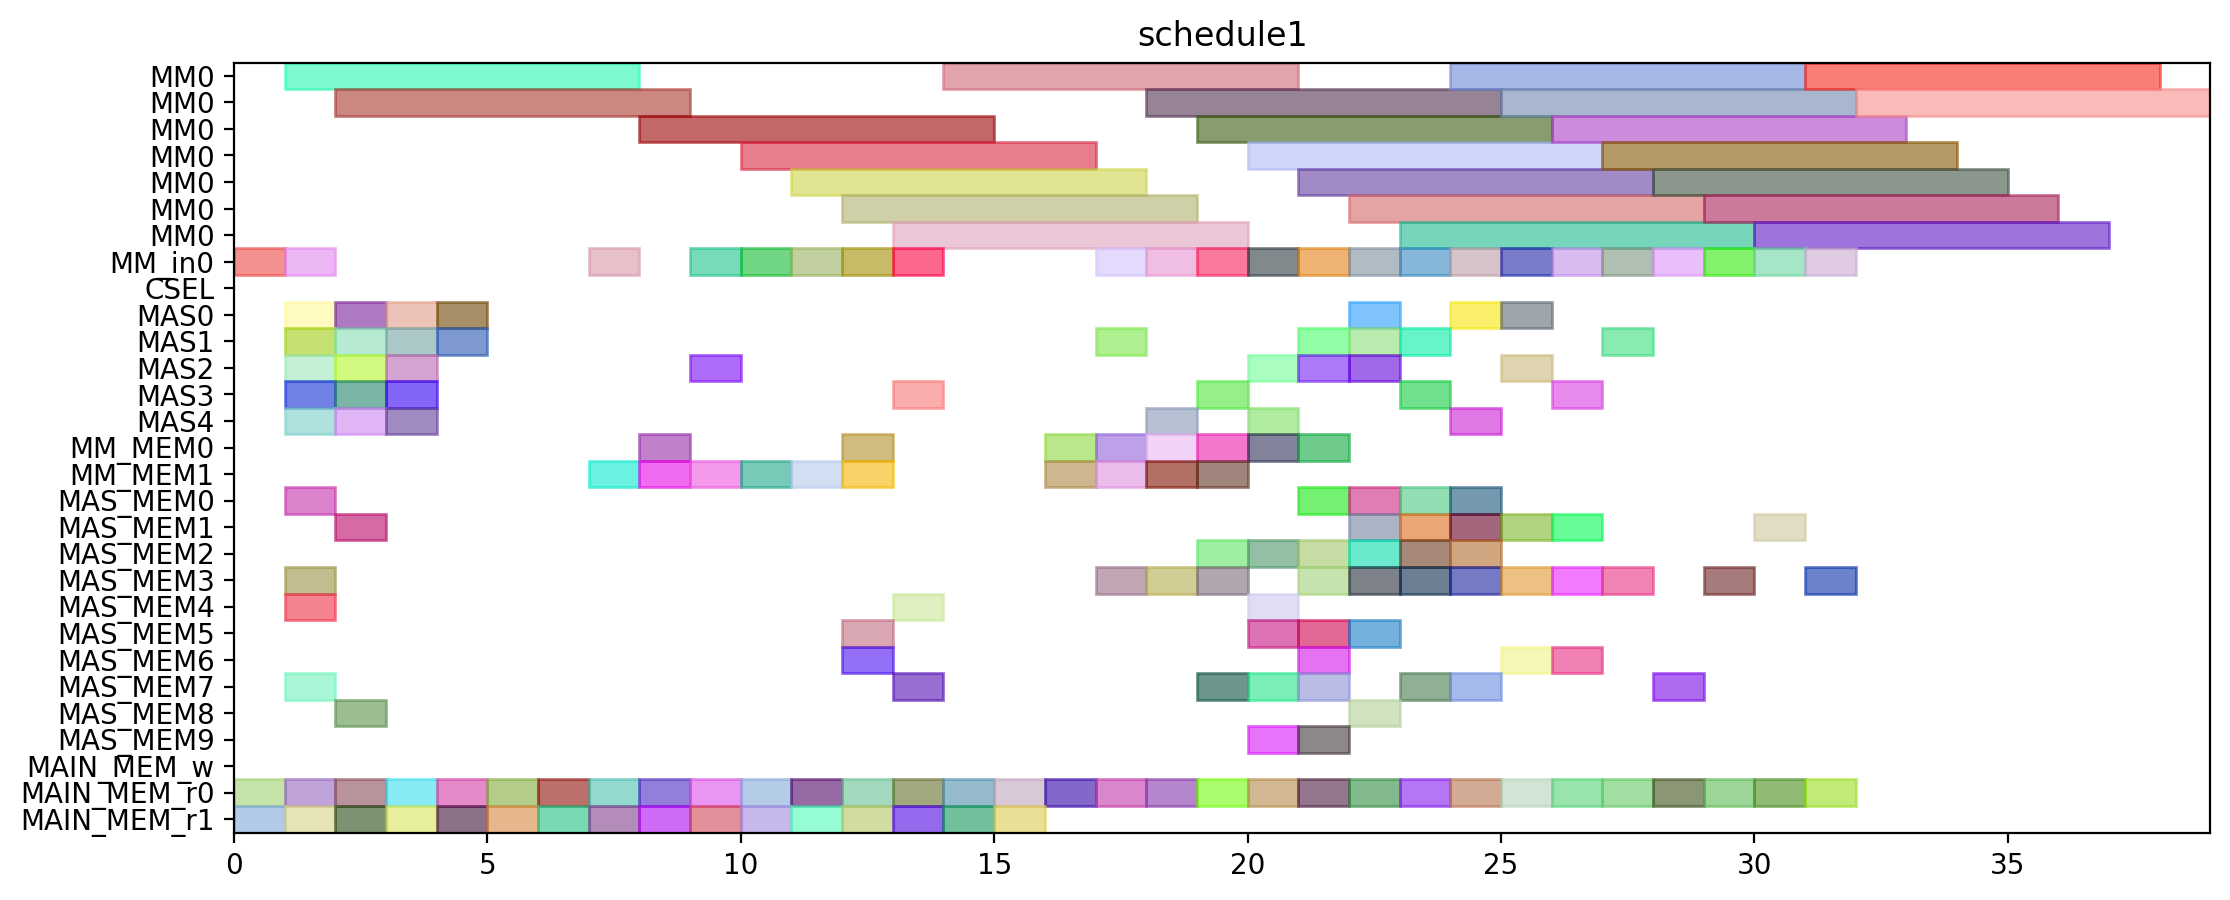

Source code (Python):
from pyschedule import Scenario, solvers, plotters, alt


def solve():
	horizon = 110
	S = Scenario("schedule1", horizon=horizon)

	# resource
	MM = S.Resources('MM', num=1, size=7)
	MM_in = S.Resources('MM_in', num=1)
	CSEL = S.Resource('CSEL')
	MAS = S.Resources('MAS', num=5, size=1, periods=range(1, horizon))
	MM_MEM = S.Resources('MM_MEM', num=2)
	MAS_MEM = S.Resources('MAS_MEM', num=10)
	MAIN_MEM_w = S.Resource('MAIN_MEM_w', size=1)
	MAIN_MEM_r = S.Resources('MAIN_MEM_r', num=2)

	# result of previous scheduling
	c2_t20_mem1 = S.Task('c2_t20_mem1', length=1, delay_cost=1)
	S += c2_t20_mem1 >= 0
	c2_t20_mem1 += MAIN_MEM_r[1]

	c_qinv0_t2_mem0 = S.Task('c_qinv0_t2_mem0', length=1, delay_cost=1)
	S += c_qinv0_t2_mem0 >= 0
	c_qinv0_t2_mem0 += MAIN_MEM_r[0]

	c_qinv_denom_inv1__in = S.Task('c_qinv_denom_inv1__in', length=1, delay_cost=1)
	S += c_qinv_denom_inv1__in >= 0
	c_qinv_denom_inv1__in += MM_in[0]

	c0_t20 = S.Task('c0_t20', length=1, delay_cost=1)
	S += c0_t20 >= 1
	c0_t20 += MAS[4]

	c1_t20 = S.Task('c1_t20', length=1, delay_cost=1)
	S += c1_t20 >= 1
	c1_t20 += MAS[0]

	c1_t21 = S.Task('c1_t21', length=1, delay_cost=1)
	S += c1_t21 >= 1
	c1_t21 += MAS[1]

	c1_t4_t2_mem0 = S.Task('c1_t4_t2_mem0', length=1, delay_cost=1)
	S += c1_t4_t2_mem0 >= 1
	c1_t4_t2_mem0 += MAS_MEM[0]

	c1_t4_t2_mem1 = S.Task('c1_t4_t2_mem1', length=1, delay_cost=1)
	S += c1_t4_t2_mem1 >= 1
	c1_t4_t2_mem1 += MAS_MEM[3]

	c2_t20 = S.Task('c2_t20', length=1, delay_cost=1)
	S += c2_t20 >= 1
	c2_t20 += MAS[2]

	c2_t21 = S.Task('c2_t21', length=1, delay_cost=1)
	S += c2_t21 >= 1
	c2_t21 += MAS[3]

	c2_t21_mem1 = S.Task('c2_t21_mem1', length=1, delay_cost=1)
	S += c2_t21_mem1 >= 1
	c2_t21_mem1 += MAIN_MEM_r[1]

	c2_t4_t2_mem0 = S.Task('c2_t4_t2_mem0', length=1, delay_cost=1)
	S += c2_t4_t2_mem0 >= 1
	c2_t4_t2_mem0 += MAS_MEM[4]

	c2_t4_t2_mem1 = S.Task('c2_t4_t2_mem1', length=1, delay_cost=1)
	S += c2_t4_t2_mem1 >= 1
	c2_t4_t2_mem1 += MAS_MEM[7]

	c_qinv1__t0_mem0 = S.Task('c_qinv1__t0_mem0', length=1, delay_cost=1)
	S += c_qinv1__t0_mem0 >= 1
	c_qinv1__t0_mem0 += MAIN_MEM_r[0]

	c_qinv_denom_inv0_in = S.Task('c_qinv_denom_inv0_in', length=1, delay_cost=1)
	S += c_qinv_denom_inv0_in >= 1
	c_qinv_denom_inv0_in += MM_in[0]

	c_qinv_denom_inv1_ = S.Task('c_qinv_denom_inv1_', length=7, delay_cost=1)
	S += c_qinv_denom_inv1_ >= 1
	c_qinv_denom_inv1_ += MM[0]

	c0_t21 = S.Task('c0_t21', length=1, delay_cost=1)
	S += c0_t21 >= 2
	c0_t21 += MAS[0]

	c0_t4_t2_mem0 = S.Task('c0_t4_t2_mem0', length=1, delay_cost=1)
	S += c0_t4_t2_mem0 >= 2
	c0_t4_t2_mem0 += MAS_MEM[8]

	c0_t4_t2_mem1 = S.Task('c0_t4_t2_mem1', length=1, delay_cost=1)
	S += c0_t4_t2_mem1 >= 2
	c0_t4_t2_mem1 += MAS_MEM[1]

	c1_t1_t2_mem0 = S.Task('c1_t1_t2_mem0', length=1, delay_cost=1)
	S += c1_t1_t2_mem0 >= 2
	c1_t1_t2_mem0 += MAIN_MEM_r[0]

	c1_t20_mem1 = S.Task('c1_t20_mem1', length=1, delay_cost=1)
	S += c1_t20_mem1 >= 2
	c1_t20_mem1 += MAIN_MEM_r[1]

	c1_t4_t2 = S.Task('c1_t4_t2', length=1, delay_cost=1)
	S += c1_t4_t2 >= 2
	c1_t4_t2 += MAS[1]

	c2_t4_t2 = S.Task('c2_t4_t2', length=1, delay_cost=1)
	S += c2_t4_t2 >= 2
	c2_t4_t2 += MAS[4]

	c_qinv0_t2 = S.Task('c_qinv0_t2', length=1, delay_cost=1)
	S += c_qinv0_t2 >= 2
	c_qinv0_t2 += MAS[2]

	c_qinv1__t2 = S.Task('c_qinv1__t2', length=1, delay_cost=1)
	S += c_qinv1__t2 >= 2
	c_qinv1__t2 += MAS[3]

	c_qinv_denom_inv0 = S.Task('c_qinv_denom_inv0', length=7, delay_cost=1)
	S += c_qinv_denom_inv0 >= 2
	c_qinv_denom_inv0 += MM[0]

	c0_t1_t2 = S.Task('c0_t1_t2', length=1, delay_cost=1)
	S += c0_t1_t2 >= 3
	c0_t1_t2 += MAS[2]

	c0_t4_t2 = S.Task('c0_t4_t2', length=1, delay_cost=1)
	S += c0_t4_t2 >= 3
	c0_t4_t2 += MAS[0]

	c1_t0_t2 = S.Task('c1_t0_t2', length=1, delay_cost=1)
	S += c1_t0_t2 >= 3
	c1_t0_t2 += MAS[4]

	c2_t0_t2 = S.Task('c2_t0_t2', length=1, delay_cost=1)
	S += c2_t0_t2 >= 3
	c2_t0_t2 += MAS[1]

	c2_t0_t2_mem1 = S.Task('c2_t0_t2_mem1', length=1, delay_cost=1)
	S += c2_t0_t2_mem1 >= 3
	c2_t0_t2_mem1 += MAIN_MEM_r[1]

	c2_t1_t2 = S.Task('c2_t1_t2', length=1, delay_cost=1)
	S += c2_t1_t2 >= 3
	c2_t1_t2 += MAS[3]

	c2_t21_mem0 = S.Task('c2_t21_mem0', length=1, delay_cost=1)
	S += c2_t21_mem0 >= 3
	c2_t21_mem0 += MAIN_MEM_r[0]

	c0_t0_t2 = S.Task('c0_t0_t2', length=1, delay_cost=1)
	S += c0_t0_t2 >= 4
	c0_t0_t2 += MAS[0]

	c1_t1_t2 = S.Task('c1_t1_t2', length=1, delay_cost=1)
	S += c1_t1_t2 >= 4
	c1_t1_t2 += MAS[1]

	c1_t21_mem1 = S.Task('c1_t21_mem1', length=1, delay_cost=1)
	S += c1_t21_mem1 >= 4
	c1_t21_mem1 += MAIN_MEM_r[1]

	c_qinv_denom_inv1__mem0 = S.Task('c_qinv_denom_inv1__mem0', length=1, delay_cost=1)
	S += c_qinv_denom_inv1__mem0 >= 4
	c_qinv_denom_inv1__mem0 += MAIN_MEM_r[0]

	c_qinv0_t0_mem0 = S.Task('c_qinv0_t0_mem0', length=1, delay_cost=1)
	S += c_qinv0_t0_mem0 >= 5
	c_qinv0_t0_mem0 += MAIN_MEM_r[0]

	c_qinv_denom_inv1__mem1 = S.Task('c_qinv_denom_inv1__mem1', length=1, delay_cost=1)
	S += c_qinv_denom_inv1__mem1 >= 5
	c_qinv_denom_inv1__mem1 += MAIN_MEM_r[1]

	c0_t20_mem0 = S.Task('c0_t20_mem0', length=1, delay_cost=1)
	S += c0_t20_mem0 >= 6
	c0_t20_mem0 += MAIN_MEM_r[0]

	c_qinv1__t2_mem1 = S.Task('c_qinv1__t2_mem1', length=1, delay_cost=1)
	S += c_qinv1__t2_mem1 >= 6
	c_qinv1__t2_mem1 += MAIN_MEM_r[1]

	c1_t0_t2_mem0 = S.Task('c1_t0_t2_mem0', length=1, delay_cost=1)
	S += c1_t0_t2_mem0 >= 7
	c1_t0_t2_mem0 += MAIN_MEM_r[0]

	c_qinv0_t1_in = S.Task('c_qinv0_t1_in', length=1, delay_cost=1)
	S += c_qinv0_t1_in >= 7
	c_qinv0_t1_in += MM_in[0]

	c_qinv0_t1_mem1 = S.Task('c_qinv0_t1_mem1', length=1, delay_cost=1)
	S += c_qinv0_t1_mem1 >= 7
	c_qinv0_t1_mem1 += MM_MEM[1]

	c_qinv0_t2_mem1 = S.Task('c_qinv0_t2_mem1', length=1, delay_cost=1)
	S += c_qinv0_t2_mem1 >= 7
	c_qinv0_t2_mem1 += MAIN_MEM_r[1]

	c_qinv0_t1 = S.Task('c_qinv0_t1', length=7, delay_cost=1)
	S += c_qinv0_t1 >= 8
	c_qinv0_t1 += MM[0]

	c_qinv0_t1_mem0 = S.Task('c_qinv0_t1_mem0', length=1, delay_cost=1)
	S += c_qinv0_t1_mem0 >= 8
	c_qinv0_t1_mem0 += MAIN_MEM_r[0]

	c_qinv1__t3_mem0 = S.Task('c_qinv1__t3_mem0', length=1, delay_cost=1)
	S += c_qinv1__t3_mem0 >= 8
	c_qinv1__t3_mem0 += MM_MEM[0]

	c_qinv1__t3_mem1 = S.Task('c_qinv1__t3_mem1', length=1, delay_cost=1)
	S += c_qinv1__t3_mem1 >= 8
	c_qinv1__t3_mem1 += MM_MEM[1]

	c_qinv_denom_inv0_mem1 = S.Task('c_qinv_denom_inv0_mem1', length=1, delay_cost=1)
	S += c_qinv_denom_inv0_mem1 >= 8
	c_qinv_denom_inv0_mem1 += MAIN_MEM_r[1]

	c1_t0_t2_mem1 = S.Task('c1_t0_t2_mem1', length=1, delay_cost=1)
	S += c1_t0_t2_mem1 >= 9
	c1_t0_t2_mem1 += MAIN_MEM_r[1]

	c2_t20_mem0 = S.Task('c2_t20_mem0', length=1, delay_cost=1)
	S += c2_t20_mem0 >= 9
	c2_t20_mem0 += MAIN_MEM_r[0]

	c_qinv0_t0_in = S.Task('c_qinv0_t0_in', length=1, delay_cost=1)
	S += c_qinv0_t0_in >= 9
	c_qinv0_t0_in += MM_in[0]

	c_qinv0_t0_mem1 = S.Task('c_qinv0_t0_mem1', length=1, delay_cost=1)
	S += c_qinv0_t0_mem1 >= 9
	c_qinv0_t0_mem1 += MM_MEM[1]

	c_qinv1__t3 = S.Task('c_qinv1__t3', length=1, delay_cost=1)
	S += c_qinv1__t3 >= 9
	c_qinv1__t3 += MAS[2]

	c0_t1_t2_mem1 = S.Task('c0_t1_t2_mem1', length=1, delay_cost=1)
	S += c0_t1_t2_mem1 >= 10
	c0_t1_t2_mem1 += MAIN_MEM_r[1]

	c0_t21_mem0 = S.Task('c0_t21_mem0', length=1, delay_cost=1)
	S += c0_t21_mem0 >= 10
	c0_t21_mem0 += MAIN_MEM_r[0]

	c_qinv0_t0 = S.Task('c_qinv0_t0', length=7, delay_cost=1)
	S += c_qinv0_t0 >= 10
	c_qinv0_t0 += MM[0]

	c_qinv1__t1_in = S.Task('c_qinv1__t1_in', length=1, delay_cost=1)
	S += c_qinv1__t1_in >= 10
	c_qinv1__t1_in += MM_in[0]

	c_qinv1__t1_mem1 = S.Task('c_qinv1__t1_mem1', length=1, delay_cost=1)
	S += c_qinv1__t1_mem1 >= 10
	c_qinv1__t1_mem1 += MM_MEM[1]

	c0_t1_t2_mem0 = S.Task('c0_t1_t2_mem0', length=1, delay_cost=1)
	S += c0_t1_t2_mem0 >= 11
	c0_t1_t2_mem0 += MAIN_MEM_r[0]

	c2_t1_t2_mem1 = S.Task('c2_t1_t2_mem1', length=1, delay_cost=1)
	S += c2_t1_t2_mem1 >= 11
	c2_t1_t2_mem1 += MAIN_MEM_r[1]

	c_qinv1__t0_in = S.Task('c_qinv1__t0_in', length=1, delay_cost=1)
	S += c_qinv1__t0_in >= 11
	c_qinv1__t0_in += MM_in[0]

	c_qinv1__t0_mem1 = S.Task('c_qinv1__t0_mem1', length=1, delay_cost=1)
	S += c_qinv1__t0_mem1 >= 11
	c_qinv1__t0_mem1 += MM_MEM[1]

	c_qinv1__t1 = S.Task('c_qinv1__t1', length=7, delay_cost=1)
	S += c_qinv1__t1 >= 11
	c_qinv1__t1 += MM[0]

	c0_t21_mem1 = S.Task('c0_t21_mem1', length=1, delay_cost=1)
	S += c0_t21_mem1 >= 12
	c0_t21_mem1 += MAIN_MEM_r[1]

	c2_t0_t2_mem0 = S.Task('c2_t0_t2_mem0', length=1, delay_cost=1)
	S += c2_t0_t2_mem0 >= 12
	c2_t0_t2_mem0 += MAIN_MEM_r[0]

	c_qinv0_t3_mem0 = S.Task('c_qinv0_t3_mem0', length=1, delay_cost=1)
	S += c_qinv0_t3_mem0 >= 12
	c_qinv0_t3_mem0 += MM_MEM[0]

	c_qinv0_t3_mem1 = S.Task('c_qinv0_t3_mem1', length=1, delay_cost=1)
	S += c_qinv0_t3_mem1 >= 12
	c_qinv0_t3_mem1 += MM_MEM[1]

	c_qinv1__t0 = S.Task('c_qinv1__t0', length=7, delay_cost=1)
	S += c_qinv1__t0 >= 12
	c_qinv1__t0 += MM[0]

	c0_t20_mem1 = S.Task('c0_t20_mem1', length=1, delay_cost=1)
	S += c0_t20_mem1 >= 13
	c0_t20_mem1 += MAIN_MEM_r[1]

	c_qinv0_t3 = S.Task('c_qinv0_t3', length=1, delay_cost=1)
	S += c_qinv0_t3 >= 13
	c_qinv0_t3 += MAS[3]

	c_qinv1__t1_mem0 = S.Task('c_qinv1__t1_mem0', length=1, delay_cost=1)
	S += c_qinv1__t1_mem0 >= 13
	c_qinv1__t1_mem0 += MAIN_MEM_r[0]

	c0_t0_t2_mem0 = S.Task('c0_t0_t2_mem0', length=1, delay_cost=1)
	S += c0_t0_t2_mem0 >= 14
	c0_t0_t2_mem0 += MAIN_MEM_r[0]

	c0_t0_t2_mem1 = S.Task('c0_t0_t2_mem1', length=1, delay_cost=1)
	S += c0_t0_t2_mem1 >= 14
	c0_t0_t2_mem1 += MAIN_MEM_r[1]

	c1_t1_t2_mem1 = S.Task('c1_t1_t2_mem1', length=1, delay_cost=1)
	S += c1_t1_t2_mem1 >= 15
	c1_t1_t2_mem1 += MAIN_MEM_r[1]

	c_qinv_denom_inv0_mem0 = S.Task('c_qinv_denom_inv0_mem0', length=1, delay_cost=1)
	S += c_qinv_denom_inv0_mem0 >= 15
	c_qinv_denom_inv0_mem0 += MAIN_MEM_r[0]

	c1_t20_mem0 = S.Task('c1_t20_mem0', length=1, delay_cost=1)
	S += c1_t20_mem0 >= 16
	c1_t20_mem0 += MAIN_MEM_r[0]

	c1_t21_mem0 = S.Task('c1_t21_mem0', length=1, delay_cost=1)
	S += c1_t21_mem0 >= 17
	c1_t21_mem0 += MAIN_MEM_r[0]

	c_qinv1__t2_mem0 = S.Task('c_qinv1__t2_mem0', length=1, delay_cost=1)
	S += c_qinv1__t2_mem0 >= 18
	c_qinv1__t2_mem0 += MAIN_MEM_r[0]

	c2_t1_t2_mem0 = S.Task('c2_t1_t2_mem0', length=1, delay_cost=1)
	S += c2_t1_t2_mem0 >= 19
	c2_t1_t2_mem0 += MAIN_MEM_r[0]


	# new tasks
	c_qinv0_t4_in = S.Task('c_qinv0_t4_in', length=1, delay_cost=1)
	c_qinv0_t4_in += alt(MM_in)
	c_qinv0_t4 = S.Task('c_qinv0_t4', length=7, delay_cost=1)
	c_qinv0_t4 += alt(MM)
	S += c_qinv0_t4>=c_qinv0_t4_in

	c_qinv0_t4_mem0 = S.Task('c_qinv0_t4_mem0', length=1, delay_cost=1)
	c_qinv0_t4_mem0 += MAS_MEM[4]
	S += 2 < c_qinv0_t4_mem0
	S += c_qinv0_t4_mem0 <= c_qinv0_t4

	c_qinv0_t4_mem1 = S.Task('c_qinv0_t4_mem1', length=1, delay_cost=1)
	c_qinv0_t4_mem1 += MAS_MEM[7]
	S += 13 < c_qinv0_t4_mem1
	S += c_qinv0_t4_mem1 <= c_qinv0_t4

	c_qinv00 = S.Task('c_qinv00', length=1, delay_cost=1)
	c_qinv00 += alt(MAS)

	c_qinv00_mem0 = S.Task('c_qinv00_mem0', length=1, delay_cost=1)
	c_qinv00_mem0 += MM_MEM[0]
	S += 16 < c_qinv00_mem0
	S += c_qinv00_mem0 <= c_qinv00

	c_qinv00_mem1 = S.Task('c_qinv00_mem1', length=1, delay_cost=1)
	c_qinv00_mem1 += MM_MEM[1]
	S += 14 < c_qinv00_mem1
	S += c_qinv00_mem1 <= c_qinv00

	c_qinv0_t5 = S.Task('c_qinv0_t5', length=1, delay_cost=1)
	c_qinv0_t5 += alt(MAS)

	c_qinv0_t5_mem0 = S.Task('c_qinv0_t5_mem0', length=1, delay_cost=1)
	c_qinv0_t5_mem0 += MM_MEM[0]
	S += 16 < c_qinv0_t5_mem0
	S += c_qinv0_t5_mem0 <= c_qinv0_t5

	c_qinv0_t5_mem1 = S.Task('c_qinv0_t5_mem1', length=1, delay_cost=1)
	c_qinv0_t5_mem1 += MM_MEM[1]
	S += 14 < c_qinv0_t5_mem1
	S += c_qinv0_t5_mem1 <= c_qinv0_t5

	c_qinv1__t4_in = S.Task('c_qinv1__t4_in', length=1, delay_cost=1)
	c_qinv1__t4_in += alt(MM_in)
	c_qinv1__t4 = S.Task('c_qinv1__t4', length=7, delay_cost=1)
	c_qinv1__t4 += alt(MM)
	S += c_qinv1__t4>=c_qinv1__t4_in

	c_qinv1__t4_mem0 = S.Task('c_qinv1__t4_mem0', length=1, delay_cost=1)
	c_qinv1__t4_mem0 += MAS_MEM[6]
	S += 2 < c_qinv1__t4_mem0
	S += c_qinv1__t4_mem0 <= c_qinv1__t4

	c_qinv1__t4_mem1 = S.Task('c_qinv1__t4_mem1', length=1, delay_cost=1)
	c_qinv1__t4_mem1 += MAS_MEM[5]
	S += 9 < c_qinv1__t4_mem1
	S += c_qinv1__t4_mem1 <= c_qinv1__t4

	c_qinv1_0 = S.Task('c_qinv1_0', length=1, delay_cost=1)
	c_qinv1_0 += alt(MAS)

	c_qinv1_0_mem0 = S.Task('c_qinv1_0_mem0', length=1, delay_cost=1)
	c_qinv1_0_mem0 += MM_MEM[0]
	S += 18 < c_qinv1_0_mem0
	S += c_qinv1_0_mem0 <= c_qinv1_0

	c_qinv1_0_mem1 = S.Task('c_qinv1_0_mem1', length=1, delay_cost=1)
	c_qinv1_0_mem1 += MM_MEM[1]
	S += 17 < c_qinv1_0_mem1
	S += c_qinv1_0_mem1 <= c_qinv1_0

	c_qinv1__t5 = S.Task('c_qinv1__t5', length=1, delay_cost=1)
	c_qinv1__t5 += alt(MAS)

	c_qinv1__t5_mem0 = S.Task('c_qinv1__t5_mem0', length=1, delay_cost=1)
	c_qinv1__t5_mem0 += MM_MEM[0]
	S += 18 < c_qinv1__t5_mem0
	S += c_qinv1__t5_mem0 <= c_qinv1__t5

	c_qinv1__t5_mem1 = S.Task('c_qinv1__t5_mem1', length=1, delay_cost=1)
	c_qinv1__t5_mem1 += MM_MEM[1]
	S += 17 < c_qinv1__t5_mem1
	S += c_qinv1__t5_mem1 <= c_qinv1__t5

	c_qinv01 = S.Task('c_qinv01', length=1, delay_cost=1)
	c_qinv01 += alt(MAS)

	c_qinv01_mem0 = S.Task('c_qinv01_mem0', length=1, delay_cost=1)
	c_qinv01_mem0 += alt(MM_MEM)
	S += (c_qinv0_t4*MM[0])-1 < c_qinv01_mem0*MM_MEM[0]
	S += c_qinv01_mem0 <= c_qinv01

	c_qinv01_mem1 = S.Task('c_qinv01_mem1', length=1, delay_cost=1)
	c_qinv01_mem1 += alt(MAS_MEM)
	S += (c_qinv0_t5*MAS[0])-1 < c_qinv01_mem1*MAS_MEM[1]
	S += (c_qinv0_t5*MAS[1])-1 < c_qinv01_mem1*MAS_MEM[3]
	S += (c_qinv0_t5*MAS[2])-1 < c_qinv01_mem1*MAS_MEM[5]
	S += (c_qinv0_t5*MAS[3])-1 < c_qinv01_mem1*MAS_MEM[7]
	S += (c_qinv0_t5*MAS[4])-1 < c_qinv01_mem1*MAS_MEM[9]
	S += c_qinv01_mem1 <= c_qinv01

	c_qinv1_1 = S.Task('c_qinv1_1', length=1, delay_cost=1)
	c_qinv1_1 += alt(MAS)

	c_qinv1_1_mem0 = S.Task('c_qinv1_1_mem0', length=1, delay_cost=1)
	c_qinv1_1_mem0 += alt(MM_MEM)
	S += (c_qinv1__t4*MM[0])-1 < c_qinv1_1_mem0*MM_MEM[0]
	S += c_qinv1_1_mem0 <= c_qinv1_1

	c_qinv1_1_mem1 = S.Task('c_qinv1_1_mem1', length=1, delay_cost=1)
	c_qinv1_1_mem1 += alt(MAS_MEM)
	S += (c_qinv1__t5*MAS[0])-1 < c_qinv1_1_mem1*MAS_MEM[1]
	S += (c_qinv1__t5*MAS[1])-1 < c_qinv1_1_mem1*MAS_MEM[3]
	S += (c_qinv1__t5*MAS[2])-1 < c_qinv1_1_mem1*MAS_MEM[5]
	S += (c_qinv1__t5*MAS[3])-1 < c_qinv1_1_mem1*MAS_MEM[7]
	S += (c_qinv1__t5*MAS[4])-1 < c_qinv1_1_mem1*MAS_MEM[9]
	S += c_qinv1_1_mem1 <= c_qinv1_1

	c0_t0_t0_in = S.Task('c0_t0_t0_in', length=1, delay_cost=1)
	c0_t0_t0_in += alt(MM_in)
	c0_t0_t0 = S.Task('c0_t0_t0', length=7, delay_cost=1)
	c0_t0_t0 += alt(MM)
	S += c0_t0_t0>=c0_t0_t0_in

	c0_t0_t0_mem0 = S.Task('c0_t0_t0_mem0', length=1, delay_cost=1)
	c0_t0_t0_mem0 += MAIN_MEM_r[0]
	c0_t0_t0_mem1 = S.Task('c0_t0_t0_mem1', length=1, delay_cost=1)
	c0_t0_t0_mem1 += alt(MAS_MEM)
	S += (c_qinv00*MAS[0])-1 < c0_t0_t0_mem1*MAS_MEM[1]
	S += (c_qinv00*MAS[1])-1 < c0_t0_t0_mem1*MAS_MEM[3]
	S += (c_qinv00*MAS[2])-1 < c0_t0_t0_mem1*MAS_MEM[5]
	S += (c_qinv00*MAS[3])-1 < c0_t0_t0_mem1*MAS_MEM[7]
	S += (c_qinv00*MAS[4])-1 < c0_t0_t0_mem1*MAS_MEM[9]
	S += c0_t0_t0_mem1 <= c0_t0_t0

	c0_t1_t0_in = S.Task('c0_t1_t0_in', length=1, delay_cost=1)
	c0_t1_t0_in += alt(MM_in)
	c0_t1_t0 = S.Task('c0_t1_t0', length=7, delay_cost=1)
	c0_t1_t0 += alt(MM)
	S += c0_t1_t0>=c0_t1_t0_in

	c0_t1_t0_mem0 = S.Task('c0_t1_t0_mem0', length=1, delay_cost=1)
	c0_t1_t0_mem0 += MAIN_MEM_r[0]
	c0_t1_t0_mem1 = S.Task('c0_t1_t0_mem1', length=1, delay_cost=1)
	c0_t1_t0_mem1 += alt(MAS_MEM)
	S += (c_qinv1_0*MAS[0])-1 < c0_t1_t0_mem1*MAS_MEM[1]
	S += (c_qinv1_0*MAS[1])-1 < c0_t1_t0_mem1*MAS_MEM[3]
	S += (c_qinv1_0*MAS[2])-1 < c0_t1_t0_mem1*MAS_MEM[5]
	S += (c_qinv1_0*MAS[3])-1 < c0_t1_t0_mem1*MAS_MEM[7]
	S += (c_qinv1_0*MAS[4])-1 < c0_t1_t0_mem1*MAS_MEM[9]
	S += c0_t1_t0_mem1 <= c0_t1_t0

	c0_t30 = S.Task('c0_t30', length=1, delay_cost=1)
	c0_t30 += alt(MAS)

	c0_t30_mem0 = S.Task('c0_t30_mem0', length=1, delay_cost=1)
	c0_t30_mem0 += alt(MAS_MEM)
	S += (c_qinv00*MAS[0])-1 < c0_t30_mem0*MAS_MEM[0]
	S += (c_qinv00*MAS[1])-1 < c0_t30_mem0*MAS_MEM[2]
	S += (c_qinv00*MAS[2])-1 < c0_t30_mem0*MAS_MEM[4]
	S += (c_qinv00*MAS[3])-1 < c0_t30_mem0*MAS_MEM[6]
	S += (c_qinv00*MAS[4])-1 < c0_t30_mem0*MAS_MEM[8]
	S += c0_t30_mem0 <= c0_t30

	c0_t30_mem1 = S.Task('c0_t30_mem1', length=1, delay_cost=1)
	c0_t30_mem1 += alt(MAS_MEM)
	S += (c_qinv1_0*MAS[0])-1 < c0_t30_mem1*MAS_MEM[1]
	S += (c_qinv1_0*MAS[1])-1 < c0_t30_mem1*MAS_MEM[3]
	S += (c_qinv1_0*MAS[2])-1 < c0_t30_mem1*MAS_MEM[5]
	S += (c_qinv1_0*MAS[3])-1 < c0_t30_mem1*MAS_MEM[7]
	S += (c_qinv1_0*MAS[4])-1 < c0_t30_mem1*MAS_MEM[9]
	S += c0_t30_mem1 <= c0_t30

	c1_t0_t0_in = S.Task('c1_t0_t0_in', length=1, delay_cost=1)
	c1_t0_t0_in += alt(MM_in)
	c1_t0_t0 = S.Task('c1_t0_t0', length=7, delay_cost=1)
	c1_t0_t0 += alt(MM)
	S += c1_t0_t0>=c1_t0_t0_in

	c1_t0_t0_mem0 = S.Task('c1_t0_t0_mem0', length=1, delay_cost=1)
	c1_t0_t0_mem0 += MAIN_MEM_r[0]
	c1_t0_t0_mem1 = S.Task('c1_t0_t0_mem1', length=1, delay_cost=1)
	c1_t0_t0_mem1 += alt(MAS_MEM)
	S += (c_qinv00*MAS[0])-1 < c1_t0_t0_mem1*MAS_MEM[1]
	S += (c_qinv00*MAS[1])-1 < c1_t0_t0_mem1*MAS_MEM[3]
	S += (c_qinv00*MAS[2])-1 < c1_t0_t0_mem1*MAS_MEM[5]
	S += (c_qinv00*MAS[3])-1 < c1_t0_t0_mem1*MAS_MEM[7]
	S += (c_qinv00*MAS[4])-1 < c1_t0_t0_mem1*MAS_MEM[9]
	S += c1_t0_t0_mem1 <= c1_t0_t0

	c1_t1_t0_in = S.Task('c1_t1_t0_in', length=1, delay_cost=1)
	c1_t1_t0_in += alt(MM_in)
	c1_t1_t0 = S.Task('c1_t1_t0', length=7, delay_cost=1)
	c1_t1_t0 += alt(MM)
	S += c1_t1_t0>=c1_t1_t0_in

	c1_t1_t0_mem0 = S.Task('c1_t1_t0_mem0', length=1, delay_cost=1)
	c1_t1_t0_mem0 += MAIN_MEM_r[0]
	c1_t1_t0_mem1 = S.Task('c1_t1_t0_mem1', length=1, delay_cost=1)
	c1_t1_t0_mem1 += alt(MAS_MEM)
	S += (c_qinv1_0*MAS[0])-1 < c1_t1_t0_mem1*MAS_MEM[1]
	S += (c_qinv1_0*MAS[1])-1 < c1_t1_t0_mem1*MAS_MEM[3]
	S += (c_qinv1_0*MAS[2])-1 < c1_t1_t0_mem1*MAS_MEM[5]
	S += (c_qinv1_0*MAS[3])-1 < c1_t1_t0_mem1*MAS_MEM[7]
	S += (c_qinv1_0*MAS[4])-1 < c1_t1_t0_mem1*MAS_MEM[9]
	S += c1_t1_t0_mem1 <= c1_t1_t0

	c1_t30 = S.Task('c1_t30', length=1, delay_cost=1)
	c1_t30 += alt(MAS)

	c1_t30_mem0 = S.Task('c1_t30_mem0', length=1, delay_cost=1)
	c1_t30_mem0 += alt(MAS_MEM)
	S += (c_qinv00*MAS[0])-1 < c1_t30_mem0*MAS_MEM[0]
	S += (c_qinv00*MAS[1])-1 < c1_t30_mem0*MAS_MEM[2]
	S += (c_qinv00*MAS[2])-1 < c1_t30_mem0*MAS_MEM[4]
	S += (c_qinv00*MAS[3])-1 < c1_t30_mem0*MAS_MEM[6]
	S += (c_qinv00*MAS[4])-1 < c1_t30_mem0*MAS_MEM[8]
	S += c1_t30_mem0 <= c1_t30

	c1_t30_mem1 = S.Task('c1_t30_mem1', length=1, delay_cost=1)
	c1_t30_mem1 += alt(MAS_MEM)
	S += (c_qinv1_0*MAS[0])-1 < c1_t30_mem1*MAS_MEM[1]
	S += (c_qinv1_0*MAS[1])-1 < c1_t30_mem1*MAS_MEM[3]
	S += (c_qinv1_0*MAS[2])-1 < c1_t30_mem1*MAS_MEM[5]
	S += (c_qinv1_0*MAS[3])-1 < c1_t30_mem1*MAS_MEM[7]
	S += (c_qinv1_0*MAS[4])-1 < c1_t30_mem1*MAS_MEM[9]
	S += c1_t30_mem1 <= c1_t30

	c2_t0_t0_in = S.Task('c2_t0_t0_in', length=1, delay_cost=1)
	c2_t0_t0_in += alt(MM_in)
	c2_t0_t0 = S.Task('c2_t0_t0', length=7, delay_cost=1)
	c2_t0_t0 += alt(MM)
	S += c2_t0_t0>=c2_t0_t0_in

	c2_t0_t0_mem0 = S.Task('c2_t0_t0_mem0', length=1, delay_cost=1)
	c2_t0_t0_mem0 += MAIN_MEM_r[0]
	c2_t0_t0_mem1 = S.Task('c2_t0_t0_mem1', length=1, delay_cost=1)
	c2_t0_t0_mem1 += alt(MAS_MEM)
	S += (c_qinv00*MAS[0])-1 < c2_t0_t0_mem1*MAS_MEM[1]
	S += (c_qinv00*MAS[1])-1 < c2_t0_t0_mem1*MAS_MEM[3]
	S += (c_qinv00*MAS[2])-1 < c2_t0_t0_mem1*MAS_MEM[5]
	S += (c_qinv00*MAS[3])-1 < c2_t0_t0_mem1*MAS_MEM[7]
	S += (c_qinv00*MAS[4])-1 < c2_t0_t0_mem1*MAS_MEM[9]
	S += c2_t0_t0_mem1 <= c2_t0_t0

	c2_t1_t0_in = S.Task('c2_t1_t0_in', length=1, delay_cost=1)
	c2_t1_t0_in += alt(MM_in)
	c2_t1_t0 = S.Task('c2_t1_t0', length=7, delay_cost=1)
	c2_t1_t0 += alt(MM)
	S += c2_t1_t0>=c2_t1_t0_in

	c2_t1_t0_mem0 = S.Task('c2_t1_t0_mem0', length=1, delay_cost=1)
	c2_t1_t0_mem0 += MAIN_MEM_r[0]
	c2_t1_t0_mem1 = S.Task('c2_t1_t0_mem1', length=1, delay_cost=1)
	c2_t1_t0_mem1 += alt(MAS_MEM)
	S += (c_qinv1_0*MAS[0])-1 < c2_t1_t0_mem1*MAS_MEM[1]
	S += (c_qinv1_0*MAS[1])-1 < c2_t1_t0_mem1*MAS_MEM[3]
	S += (c_qinv1_0*MAS[2])-1 < c2_t1_t0_mem1*MAS_MEM[5]
	S += (c_qinv1_0*MAS[3])-1 < c2_t1_t0_mem1*MAS_MEM[7]
	S += (c_qinv1_0*MAS[4])-1 < c2_t1_t0_mem1*MAS_MEM[9]
	S += c2_t1_t0_mem1 <= c2_t1_t0

	c2_t30 = S.Task('c2_t30', length=1, delay_cost=1)
	c2_t30 += alt(MAS)

	c2_t30_mem0 = S.Task('c2_t30_mem0', length=1, delay_cost=1)
	c2_t30_mem0 += alt(MAS_MEM)
	S += (c_qinv00*MAS[0])-1 < c2_t30_mem0*MAS_MEM[0]
	S += (c_qinv00*MAS[1])-1 < c2_t30_mem0*MAS_MEM[2]
	S += (c_qinv00*MAS[2])-1 < c2_t30_mem0*MAS_MEM[4]
	S += (c_qinv00*MAS[3])-1 < c2_t30_mem0*MAS_MEM[6]
	S += (c_qinv00*MAS[4])-1 < c2_t30_mem0*MAS_MEM[8]
	S += c2_t30_mem0 <= c2_t30

	c2_t30_mem1 = S.Task('c2_t30_mem1', length=1, delay_cost=1)
	c2_t30_mem1 += alt(MAS_MEM)
	S += (c_qinv1_0*MAS[0])-1 < c2_t30_mem1*MAS_MEM[1]
	S += (c_qinv1_0*MAS[1])-1 < c2_t30_mem1*MAS_MEM[3]
	S += (c_qinv1_0*MAS[2])-1 < c2_t30_mem1*MAS_MEM[5]
	S += (c_qinv1_0*MAS[3])-1 < c2_t30_mem1*MAS_MEM[7]
	S += (c_qinv1_0*MAS[4])-1 < c2_t30_mem1*MAS_MEM[9]
	S += c2_t30_mem1 <= c2_t30

	c0_t0_t1_in = S.Task('c0_t0_t1_in', length=1, delay_cost=1)
	c0_t0_t1_in += alt(MM_in)
	c0_t0_t1 = S.Task('c0_t0_t1', length=7, delay_cost=1)
	c0_t0_t1 += alt(MM)
	S += c0_t0_t1>=c0_t0_t1_in

	c0_t0_t1_mem0 = S.Task('c0_t0_t1_mem0', length=1, delay_cost=1)
	c0_t0_t1_mem0 += MAIN_MEM_r[0]
	c0_t0_t1_mem1 = S.Task('c0_t0_t1_mem1', length=1, delay_cost=1)
	c0_t0_t1_mem1 += alt(MAS_MEM)
	S += (c_qinv01*MAS[0])-1 < c0_t0_t1_mem1*MAS_MEM[1]
	S += (c_qinv01*MAS[1])-1 < c0_t0_t1_mem1*MAS_MEM[3]
	S += (c_qinv01*MAS[2])-1 < c0_t0_t1_mem1*MAS_MEM[5]
	S += (c_qinv01*MAS[3])-1 < c0_t0_t1_mem1*MAS_MEM[7]
	S += (c_qinv01*MAS[4])-1 < c0_t0_t1_mem1*MAS_MEM[9]
	S += c0_t0_t1_mem1 <= c0_t0_t1

	c0_t0_t3 = S.Task('c0_t0_t3', length=1, delay_cost=1)
	c0_t0_t3 += alt(MAS)

	c0_t0_t3_mem0 = S.Task('c0_t0_t3_mem0', length=1, delay_cost=1)
	c0_t0_t3_mem0 += alt(MAS_MEM)
	S += (c_qinv00*MAS[0])-1 < c0_t0_t3_mem0*MAS_MEM[0]
	S += (c_qinv00*MAS[1])-1 < c0_t0_t3_mem0*MAS_MEM[2]
	S += (c_qinv00*MAS[2])-1 < c0_t0_t3_mem0*MAS_MEM[4]
	S += (c_qinv00*MAS[3])-1 < c0_t0_t3_mem0*MAS_MEM[6]
	S += (c_qinv00*MAS[4])-1 < c0_t0_t3_mem0*MAS_MEM[8]
	S += c0_t0_t3_mem0 <= c0_t0_t3

	c0_t0_t3_mem1 = S.Task('c0_t0_t3_mem1', length=1, delay_cost=1)
	c0_t0_t3_mem1 += alt(MAS_MEM)
	S += (c_qinv01*MAS[0])-1 < c0_t0_t3_mem1*MAS_MEM[1]
	S += (c_qinv01*MAS[1])-1 < c0_t0_t3_mem1*MAS_MEM[3]
	S += (c_qinv01*MAS[2])-1 < c0_t0_t3_mem1*MAS_MEM[5]
	S += (c_qinv01*MAS[3])-1 < c0_t0_t3_mem1*MAS_MEM[7]
	S += (c_qinv01*MAS[4])-1 < c0_t0_t3_mem1*MAS_MEM[9]
	S += c0_t0_t3_mem1 <= c0_t0_t3

	c0_t1_t1_in = S.Task('c0_t1_t1_in', length=1, delay_cost=1)
	c0_t1_t1_in += alt(MM_in)
	c0_t1_t1 = S.Task('c0_t1_t1', length=7, delay_cost=1)
	c0_t1_t1 += alt(MM)
	S += c0_t1_t1>=c0_t1_t1_in

	c0_t1_t1_mem0 = S.Task('c0_t1_t1_mem0', length=1, delay_cost=1)
	c0_t1_t1_mem0 += MAIN_MEM_r[0]
	c0_t1_t1_mem1 = S.Task('c0_t1_t1_mem1', length=1, delay_cost=1)
	c0_t1_t1_mem1 += alt(MAS_MEM)
	S += (c_qinv1_1*MAS[0])-1 < c0_t1_t1_mem1*MAS_MEM[1]
	S += (c_qinv1_1*MAS[1])-1 < c0_t1_t1_mem1*MAS_MEM[3]
	S += (c_qinv1_1*MAS[2])-1 < c0_t1_t1_mem1*MAS_MEM[5]
	S += (c_qinv1_1*MAS[3])-1 < c0_t1_t1_mem1*MAS_MEM[7]
	S += (c_qinv1_1*MAS[4])-1 < c0_t1_t1_mem1*MAS_MEM[9]
	S += c0_t1_t1_mem1 <= c0_t1_t1

	c0_t1_t3 = S.Task('c0_t1_t3', length=1, delay_cost=1)
	c0_t1_t3 += alt(MAS)

	c0_t1_t3_mem0 = S.Task('c0_t1_t3_mem0', length=1, delay_cost=1)
	c0_t1_t3_mem0 += alt(MAS_MEM)
	S += (c_qinv1_0*MAS[0])-1 < c0_t1_t3_mem0*MAS_MEM[0]
	S += (c_qinv1_0*MAS[1])-1 < c0_t1_t3_mem0*MAS_MEM[2]
	S += (c_qinv1_0*MAS[2])-1 < c0_t1_t3_mem0*MAS_MEM[4]
	S += (c_qinv1_0*MAS[3])-1 < c0_t1_t3_mem0*MAS_MEM[6]
	S += (c_qinv1_0*MAS[4])-1 < c0_t1_t3_mem0*MAS_MEM[8]
	S += c0_t1_t3_mem0 <= c0_t1_t3

	c0_t1_t3_mem1 = S.Task('c0_t1_t3_mem1', length=1, delay_cost=1)
	c0_t1_t3_mem1 += alt(MAS_MEM)
	S += (c_qinv1_1*MAS[0])-1 < c0_t1_t3_mem1*MAS_MEM[1]
	S += (c_qinv1_1*MAS[1])-1 < c0_t1_t3_mem1*MAS_MEM[3]
	S += (c_qinv1_1*MAS[2])-1 < c0_t1_t3_mem1*MAS_MEM[5]
	S += (c_qinv1_1*MAS[3])-1 < c0_t1_t3_mem1*MAS_MEM[7]
	S += (c_qinv1_1*MAS[4])-1 < c0_t1_t3_mem1*MAS_MEM[9]
	S += c0_t1_t3_mem1 <= c0_t1_t3

	c0_t31 = S.Task('c0_t31', length=1, delay_cost=1)
	c0_t31 += alt(MAS)

	c0_t31_mem0 = S.Task('c0_t31_mem0', length=1, delay_cost=1)
	c0_t31_mem0 += alt(MAS_MEM)
	S += (c_qinv01*MAS[0])-1 < c0_t31_mem0*MAS_MEM[0]
	S += (c_qinv01*MAS[1])-1 < c0_t31_mem0*MAS_MEM[2]
	S += (c_qinv01*MAS[2])-1 < c0_t31_mem0*MAS_MEM[4]
	S += (c_qinv01*MAS[3])-1 < c0_t31_mem0*MAS_MEM[6]
	S += (c_qinv01*MAS[4])-1 < c0_t31_mem0*MAS_MEM[8]
	S += c0_t31_mem0 <= c0_t31

	c0_t31_mem1 = S.Task('c0_t31_mem1', length=1, delay_cost=1)
	c0_t31_mem1 += alt(MAS_MEM)
	S += (c_qinv1_1*MAS[0])-1 < c0_t31_mem1*MAS_MEM[1]
	S += (c_qinv1_1*MAS[1])-1 < c0_t31_mem1*MAS_MEM[3]
	S += (c_qinv1_1*MAS[2])-1 < c0_t31_mem1*MAS_MEM[5]
	S += (c_qinv1_1*MAS[3])-1 < c0_t31_mem1*MAS_MEM[7]
	S += (c_qinv1_1*MAS[4])-1 < c0_t31_mem1*MAS_MEM[9]
	S += c0_t31_mem1 <= c0_t31

	c0_t4_t0_in = S.Task('c0_t4_t0_in', length=1, delay_cost=1)
	c0_t4_t0_in += alt(MM_in)
	c0_t4_t0 = S.Task('c0_t4_t0', length=7, delay_cost=1)
	c0_t4_t0 += alt(MM)
	S += c0_t4_t0>=c0_t4_t0_in

	c0_t4_t0_mem0 = S.Task('c0_t4_t0_mem0', length=1, delay_cost=1)
	c0_t4_t0_mem0 += MAS_MEM[8]
	S += 1 < c0_t4_t0_mem0
	S += c0_t4_t0_mem0 <= c0_t4_t0

	c0_t4_t0_mem1 = S.Task('c0_t4_t0_mem1', length=1, delay_cost=1)
	c0_t4_t0_mem1 += alt(MAS_MEM)
	S += (c0_t30*MAS[0])-1 < c0_t4_t0_mem1*MAS_MEM[1]
	S += (c0_t30*MAS[1])-1 < c0_t4_t0_mem1*MAS_MEM[3]
	S += (c0_t30*MAS[2])-1 < c0_t4_t0_mem1*MAS_MEM[5]
	S += (c0_t30*MAS[3])-1 < c0_t4_t0_mem1*MAS_MEM[7]
	S += (c0_t30*MAS[4])-1 < c0_t4_t0_mem1*MAS_MEM[9]
	S += c0_t4_t0_mem1 <= c0_t4_t0

	c1_t0_t1_in = S.Task('c1_t0_t1_in', length=1, delay_cost=1)
	c1_t0_t1_in += alt(MM_in)
	c1_t0_t1 = S.Task('c1_t0_t1', length=7, delay_cost=1)
	c1_t0_t1 += alt(MM)
	S += c1_t0_t1>=c1_t0_t1_in

	c1_t0_t1_mem0 = S.Task('c1_t0_t1_mem0', length=1, delay_cost=1)
	c1_t0_t1_mem0 += MAIN_MEM_r[0]
	c1_t0_t1_mem1 = S.Task('c1_t0_t1_mem1', length=1, delay_cost=1)
	c1_t0_t1_mem1 += alt(MAS_MEM)
	S += (c_qinv01*MAS[0])-1 < c1_t0_t1_mem1*MAS_MEM[1]
	S += (c_qinv01*MAS[1])-1 < c1_t0_t1_mem1*MAS_MEM[3]
	S += (c_qinv01*MAS[2])-1 < c1_t0_t1_mem1*MAS_MEM[5]
	S += (c_qinv01*MAS[3])-1 < c1_t0_t1_mem1*MAS_MEM[7]
	S += (c_qinv01*MAS[4])-1 < c1_t0_t1_mem1*MAS_MEM[9]
	S += c1_t0_t1_mem1 <= c1_t0_t1

	c1_t0_t3 = S.Task('c1_t0_t3', length=1, delay_cost=1)
	c1_t0_t3 += alt(MAS)

	c1_t0_t3_mem0 = S.Task('c1_t0_t3_mem0', length=1, delay_cost=1)
	c1_t0_t3_mem0 += alt(MAS_MEM)
	S += (c_qinv00*MAS[0])-1 < c1_t0_t3_mem0*MAS_MEM[0]
	S += (c_qinv00*MAS[1])-1 < c1_t0_t3_mem0*MAS_MEM[2]
	S += (c_qinv00*MAS[2])-1 < c1_t0_t3_mem0*MAS_MEM[4]
	S += (c_qinv00*MAS[3])-1 < c1_t0_t3_mem0*MAS_MEM[6]
	S += (c_qinv00*MAS[4])-1 < c1_t0_t3_mem0*MAS_MEM[8]
	S += c1_t0_t3_mem0 <= c1_t0_t3

	c1_t0_t3_mem1 = S.Task('c1_t0_t3_mem1', length=1, delay_cost=1)
	c1_t0_t3_mem1 += alt(MAS_MEM)
	S += (c_qinv01*MAS[0])-1 < c1_t0_t3_mem1*MAS_MEM[1]
	S += (c_qinv01*MAS[1])-1 < c1_t0_t3_mem1*MAS_MEM[3]
	S += (c_qinv01*MAS[2])-1 < c1_t0_t3_mem1*MAS_MEM[5]
	S += (c_qinv01*MAS[3])-1 < c1_t0_t3_mem1*MAS_MEM[7]
	S += (c_qinv01*MAS[4])-1 < c1_t0_t3_mem1*MAS_MEM[9]
	S += c1_t0_t3_mem1 <= c1_t0_t3

	c1_t1_t1_in = S.Task('c1_t1_t1_in', length=1, delay_cost=1)
	c1_t1_t1_in += alt(MM_in)
	c1_t1_t1 = S.Task('c1_t1_t1', length=7, delay_cost=1)
	c1_t1_t1 += alt(MM)
	S += c1_t1_t1>=c1_t1_t1_in

	c1_t1_t1_mem0 = S.Task('c1_t1_t1_mem0', length=1, delay_cost=1)
	c1_t1_t1_mem0 += MAIN_MEM_r[0]
	c1_t1_t1_mem1 = S.Task('c1_t1_t1_mem1', length=1, delay_cost=1)
	c1_t1_t1_mem1 += alt(MAS_MEM)
	S += (c_qinv1_1*MAS[0])-1 < c1_t1_t1_mem1*MAS_MEM[1]
	S += (c_qinv1_1*MAS[1])-1 < c1_t1_t1_mem1*MAS_MEM[3]
	S += (c_qinv1_1*MAS[2])-1 < c1_t1_t1_mem1*MAS_MEM[5]
	S += (c_qinv1_1*MAS[3])-1 < c1_t1_t1_mem1*MAS_MEM[7]
	S += (c_qinv1_1*MAS[4])-1 < c1_t1_t1_mem1*MAS_MEM[9]
	S += c1_t1_t1_mem1 <= c1_t1_t1

	c1_t1_t3 = S.Task('c1_t1_t3', length=1, delay_cost=1)
	c1_t1_t3 += alt(MAS)

	c1_t1_t3_mem0 = S.Task('c1_t1_t3_mem0', length=1, delay_cost=1)
	c1_t1_t3_mem0 += alt(MAS_MEM)
	S += (c_qinv1_0*MAS[0])-1 < c1_t1_t3_mem0*MAS_MEM[0]
	S += (c_qinv1_0*MAS[1])-1 < c1_t1_t3_mem0*MAS_MEM[2]
	S += (c_qinv1_0*MAS[2])-1 < c1_t1_t3_mem0*MAS_MEM[4]
	S += (c_qinv1_0*MAS[3])-1 < c1_t1_t3_mem0*MAS_MEM[6]
	S += (c_qinv1_0*MAS[4])-1 < c1_t1_t3_mem0*MAS_MEM[8]
	S += c1_t1_t3_mem0 <= c1_t1_t3

	c1_t1_t3_mem1 = S.Task('c1_t1_t3_mem1', length=1, delay_cost=1)
	c1_t1_t3_mem1 += alt(MAS_MEM)
	S += (c_qinv1_1*MAS[0])-1 < c1_t1_t3_mem1*MAS_MEM[1]
	S += (c_qinv1_1*MAS[1])-1 < c1_t1_t3_mem1*MAS_MEM[3]
	S += (c_qinv1_1*MAS[2])-1 < c1_t1_t3_mem1*MAS_MEM[5]
	S += (c_qinv1_1*MAS[3])-1 < c1_t1_t3_mem1*MAS_MEM[7]
	S += (c_qinv1_1*MAS[4])-1 < c1_t1_t3_mem1*MAS_MEM[9]
	S += c1_t1_t3_mem1 <= c1_t1_t3

	c1_t31 = S.Task('c1_t31', length=1, delay_cost=1)
	c1_t31 += alt(MAS)

	c1_t31_mem0 = S.Task('c1_t31_mem0', length=1, delay_cost=1)
	c1_t31_mem0 += alt(MAS_MEM)
	S += (c_qinv01*MAS[0])-1 < c1_t31_mem0*MAS_MEM[0]
	S += (c_qinv01*MAS[1])-1 < c1_t31_mem0*MAS_MEM[2]
	S += (c_qinv01*MAS[2])-1 < c1_t31_mem0*MAS_MEM[4]
	S += (c_qinv01*MAS[3])-1 < c1_t31_mem0*MAS_MEM[6]
	S += (c_qinv01*MAS[4])-1 < c1_t31_mem0*MAS_MEM[8]
	S += c1_t31_mem0 <= c1_t31

	c1_t31_mem1 = S.Task('c1_t31_mem1', length=1, delay_cost=1)
	c1_t31_mem1 += alt(MAS_MEM)
	S += (c_qinv1_1*MAS[0])-1 < c1_t31_mem1*MAS_MEM[1]
	S += (c_qinv1_1*MAS[1])-1 < c1_t31_mem1*MAS_MEM[3]
	S += (c_qinv1_1*MAS[2])-1 < c1_t31_mem1*MAS_MEM[5]
	S += (c_qinv1_1*MAS[3])-1 < c1_t31_mem1*MAS_MEM[7]
	S += (c_qinv1_1*MAS[4])-1 < c1_t31_mem1*MAS_MEM[9]
	S += c1_t31_mem1 <= c1_t31

	c1_t4_t0_in = S.Task('c1_t4_t0_in', length=1, delay_cost=1)
	c1_t4_t0_in += alt(MM_in)
	c1_t4_t0 = S.Task('c1_t4_t0', length=7, delay_cost=1)
	c1_t4_t0 += alt(MM)
	S += c1_t4_t0>=c1_t4_t0_in

	c1_t4_t0_mem0 = S.Task('c1_t4_t0_mem0', length=1, delay_cost=1)
	c1_t4_t0_mem0 += MAS_MEM[0]
	S += 1 < c1_t4_t0_mem0
	S += c1_t4_t0_mem0 <= c1_t4_t0

	c1_t4_t0_mem1 = S.Task('c1_t4_t0_mem1', length=1, delay_cost=1)
	c1_t4_t0_mem1 += alt(MAS_MEM)
	S += (c1_t30*MAS[0])-1 < c1_t4_t0_mem1*MAS_MEM[1]
	S += (c1_t30*MAS[1])-1 < c1_t4_t0_mem1*MAS_MEM[3]
	S += (c1_t30*MAS[2])-1 < c1_t4_t0_mem1*MAS_MEM[5]
	S += (c1_t30*MAS[3])-1 < c1_t4_t0_mem1*MAS_MEM[7]
	S += (c1_t30*MAS[4])-1 < c1_t4_t0_mem1*MAS_MEM[9]
	S += c1_t4_t0_mem1 <= c1_t4_t0

	c2_t0_t1_in = S.Task('c2_t0_t1_in', length=1, delay_cost=1)
	c2_t0_t1_in += alt(MM_in)
	c2_t0_t1 = S.Task('c2_t0_t1', length=7, delay_cost=1)
	c2_t0_t1 += alt(MM)
	S += c2_t0_t1>=c2_t0_t1_in

	c2_t0_t1_mem0 = S.Task('c2_t0_t1_mem0', length=1, delay_cost=1)
	c2_t0_t1_mem0 += MAIN_MEM_r[0]
	c2_t0_t1_mem1 = S.Task('c2_t0_t1_mem1', length=1, delay_cost=1)
	c2_t0_t1_mem1 += alt(MAS_MEM)
	S += (c_qinv01*MAS[0])-1 < c2_t0_t1_mem1*MAS_MEM[1]
	S += (c_qinv01*MAS[1])-1 < c2_t0_t1_mem1*MAS_MEM[3]
	S += (c_qinv01*MAS[2])-1 < c2_t0_t1_mem1*MAS_MEM[5]
	S += (c_qinv01*MAS[3])-1 < c2_t0_t1_mem1*MAS_MEM[7]
	S += (c_qinv01*MAS[4])-1 < c2_t0_t1_mem1*MAS_MEM[9]
	S += c2_t0_t1_mem1 <= c2_t0_t1

	c2_t0_t3 = S.Task('c2_t0_t3', length=1, delay_cost=1)
	c2_t0_t3 += alt(MAS)

	c2_t0_t3_mem0 = S.Task('c2_t0_t3_mem0', length=1, delay_cost=1)
	c2_t0_t3_mem0 += alt(MAS_MEM)
	S += (c_qinv00*MAS[0])-1 < c2_t0_t3_mem0*MAS_MEM[0]
	S += (c_qinv00*MAS[1])-1 < c2_t0_t3_mem0*MAS_MEM[2]
	S += (c_qinv00*MAS[2])-1 < c2_t0_t3_mem0*MAS_MEM[4]
	S += (c_qinv00*MAS[3])-1 < c2_t0_t3_mem0*MAS_MEM[6]
	S += (c_qinv00*MAS[4])-1 < c2_t0_t3_mem0*MAS_MEM[8]
	S += c2_t0_t3_mem0 <= c2_t0_t3

	c2_t0_t3_mem1 = S.Task('c2_t0_t3_mem1', length=1, delay_cost=1)
	c2_t0_t3_mem1 += alt(MAS_MEM)
	S += (c_qinv01*MAS[0])-1 < c2_t0_t3_mem1*MAS_MEM[1]
	S += (c_qinv01*MAS[1])-1 < c2_t0_t3_mem1*MAS_MEM[3]
	S += (c_qinv01*MAS[2])-1 < c2_t0_t3_mem1*MAS_MEM[5]
	S += (c_qinv01*MAS[3])-1 < c2_t0_t3_mem1*MAS_MEM[7]
	S += (c_qinv01*MAS[4])-1 < c2_t0_t3_mem1*MAS_MEM[9]
	S += c2_t0_t3_mem1 <= c2_t0_t3

	c2_t1_t1_in = S.Task('c2_t1_t1_in', length=1, delay_cost=1)
	c2_t1_t1_in += alt(MM_in)
	c2_t1_t1 = S.Task('c2_t1_t1', length=7, delay_cost=1)
	c2_t1_t1 += alt(MM)
	S += c2_t1_t1>=c2_t1_t1_in

	c2_t1_t1_mem0 = S.Task('c2_t1_t1_mem0', length=1, delay_cost=1)
	c2_t1_t1_mem0 += MAIN_MEM_r[0]
	c2_t1_t1_mem1 = S.Task('c2_t1_t1_mem1', length=1, delay_cost=1)
	c2_t1_t1_mem1 += alt(MAS_MEM)
	S += (c_qinv1_1*MAS[0])-1 < c2_t1_t1_mem1*MAS_MEM[1]
	S += (c_qinv1_1*MAS[1])-1 < c2_t1_t1_mem1*MAS_MEM[3]
	S += (c_qinv1_1*MAS[2])-1 < c2_t1_t1_mem1*MAS_MEM[5]
	S += (c_qinv1_1*MAS[3])-1 < c2_t1_t1_mem1*MAS_MEM[7]
	S += (c_qinv1_1*MAS[4])-1 < c2_t1_t1_mem1*MAS_MEM[9]
	S += c2_t1_t1_mem1 <= c2_t1_t1

	c2_t1_t3 = S.Task('c2_t1_t3', length=1, delay_cost=1)
	c2_t1_t3 += alt(MAS)

	c2_t1_t3_mem0 = S.Task('c2_t1_t3_mem0', length=1, delay_cost=1)
	c2_t1_t3_mem0 += alt(MAS_MEM)
	S += (c_qinv1_0*MAS[0])-1 < c2_t1_t3_mem0*MAS_MEM[0]
	S += (c_qinv1_0*MAS[1])-1 < c2_t1_t3_mem0*MAS_MEM[2]
	S += (c_qinv1_0*MAS[2])-1 < c2_t1_t3_mem0*MAS_MEM[4]
	S += (c_qinv1_0*MAS[3])-1 < c2_t1_t3_mem0*MAS_MEM[6]
	S += (c_qinv1_0*MAS[4])-1 < c2_t1_t3_mem0*MAS_MEM[8]
	S += c2_t1_t3_mem0 <= c2_t1_t3

	c2_t1_t3_mem1 = S.Task('c2_t1_t3_mem1', length=1, delay_cost=1)
	c2_t1_t3_mem1 += alt(MAS_MEM)
	S += (c_qinv1_1*MAS[0])-1 < c2_t1_t3_mem1*MAS_MEM[1]
	S += (c_qinv1_1*MAS[1])-1 < c2_t1_t3_mem1*MAS_MEM[3]
	S += (c_qinv1_1*MAS[2])-1 < c2_t1_t3_mem1*MAS_MEM[5]
	S += (c_qinv1_1*MAS[3])-1 < c2_t1_t3_mem1*MAS_MEM[7]
	S += (c_qinv1_1*MAS[4])-1 < c2_t1_t3_mem1*MAS_MEM[9]
	S += c2_t1_t3_mem1 <= c2_t1_t3

	c2_t31 = S.Task('c2_t31', length=1, delay_cost=1)
	c2_t31 += alt(MAS)

	c2_t31_mem0 = S.Task('c2_t31_mem0', length=1, delay_cost=1)
	c2_t31_mem0 += alt(MAS_MEM)
	S += (c_qinv01*MAS[0])-1 < c2_t31_mem0*MAS_MEM[0]
	S += (c_qinv01*MAS[1])-1 < c2_t31_mem0*MAS_MEM[2]
	S += (c_qinv01*MAS[2])-1 < c2_t31_mem0*MAS_MEM[4]
	S += (c_qinv01*MAS[3])-1 < c2_t31_mem0*MAS_MEM[6]
	S += (c_qinv01*MAS[4])-1 < c2_t31_mem0*MAS_MEM[8]
	S += c2_t31_mem0 <= c2_t31

	c2_t31_mem1 = S.Task('c2_t31_mem1', length=1, delay_cost=1)
	c2_t31_mem1 += alt(MAS_MEM)
	S += (c_qinv1_1*MAS[0])-1 < c2_t31_mem1*MAS_MEM[1]
	S += (c_qinv1_1*MAS[1])-1 < c2_t31_mem1*MAS_MEM[3]
	S += (c_qinv1_1*MAS[2])-1 < c2_t31_mem1*MAS_MEM[5]
	S += (c_qinv1_1*MAS[3])-1 < c2_t31_mem1*MAS_MEM[7]
	S += (c_qinv1_1*MAS[4])-1 < c2_t31_mem1*MAS_MEM[9]
	S += c2_t31_mem1 <= c2_t31

	c2_t4_t0_in = S.Task('c2_t4_t0_in', length=1, delay_cost=1)
	c2_t4_t0_in += alt(MM_in)
	c2_t4_t0 = S.Task('c2_t4_t0', length=7, delay_cost=1)
	c2_t4_t0 += alt(MM)
	S += c2_t4_t0>=c2_t4_t0_in

	c2_t4_t0_mem0 = S.Task('c2_t4_t0_mem0', length=1, delay_cost=1)
	c2_t4_t0_mem0 += MAS_MEM[4]
	S += 1 < c2_t4_t0_mem0
	S += c2_t4_t0_mem0 <= c2_t4_t0

	c2_t4_t0_mem1 = S.Task('c2_t4_t0_mem1', length=1, delay_cost=1)
	c2_t4_t0_mem1 += alt(MAS_MEM)
	S += (c2_t30*MAS[0])-1 < c2_t4_t0_mem1*MAS_MEM[1]
	S += (c2_t30*MAS[1])-1 < c2_t4_t0_mem1*MAS_MEM[3]
	S += (c2_t30*MAS[2])-1 < c2_t4_t0_mem1*MAS_MEM[5]
	S += (c2_t30*MAS[3])-1 < c2_t4_t0_mem1*MAS_MEM[7]
	S += (c2_t30*MAS[4])-1 < c2_t4_t0_mem1*MAS_MEM[9]
	S += c2_t4_t0_mem1 <= c2_t4_t0

	solvers.mip.solve(S,msg=1,kind='CPLEX',ratio_gap=1.01)

	solution = [['hoge']*len(S.solution()[1]) for i in range(len(S.solution()))]
	for i in range(len(S.solution())):
		for j in range(len(S.solution()[i])):
			solution[i][j]=str(S.solution()[i][j])
	print(solution)

	cycles = int(solution[-1][3])

	pic_file_name = "/home/mfukuda/ABE/multiRAM_multiMAS_16mux/scheduling_result/stage7MM1_stage1MAS5/FP12_INV_AFTER_FPINV/schedule1.png"
	if(S.solution() != []):
		plotters.matplotlib.plot(S,img_filename=pic_file_name, show_task_labels=False, fig_size=(cycles*0.25+3, 5))

	return solution
